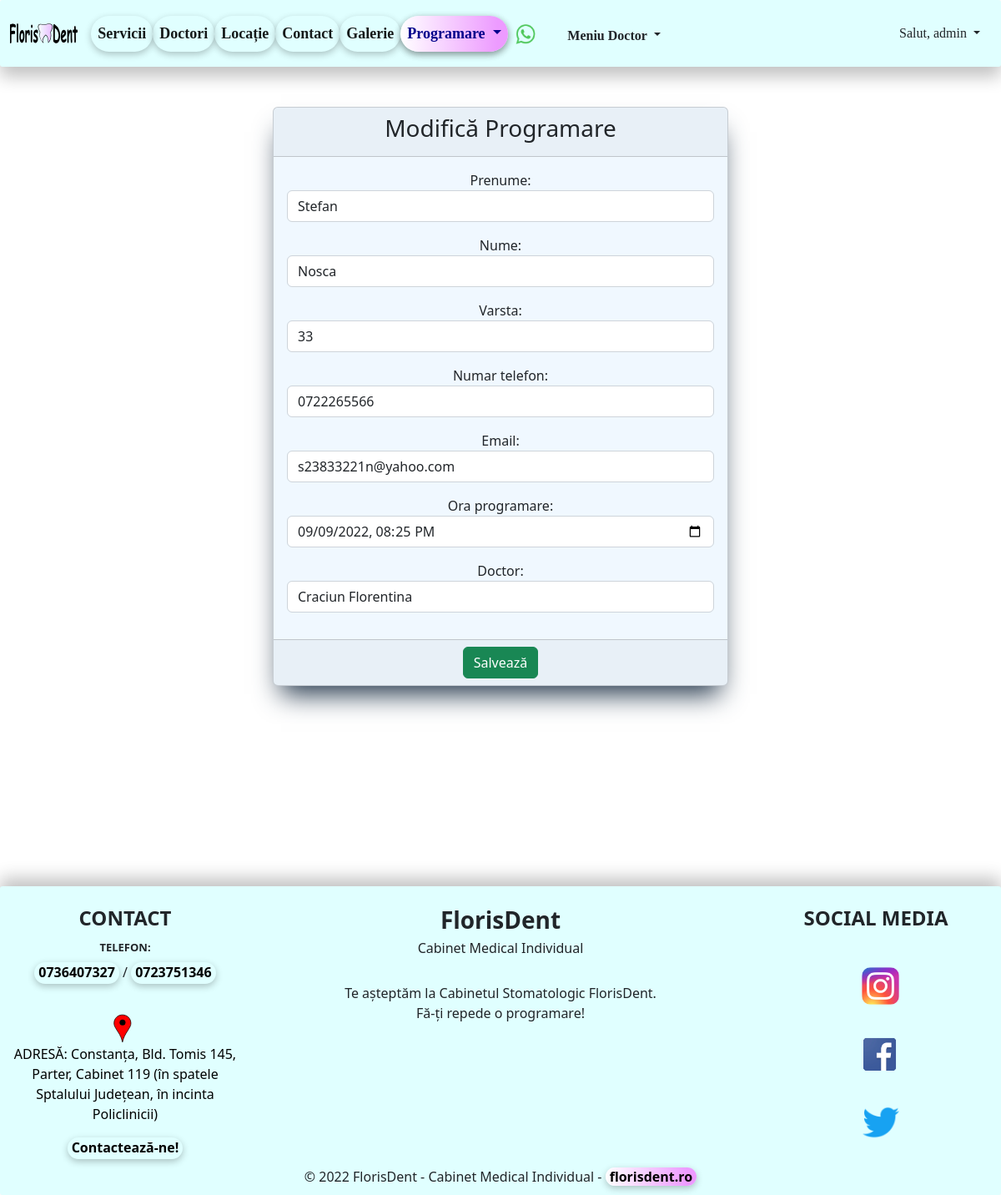
The page /update_programare/33/ (signed in) on the database as committed earlier.
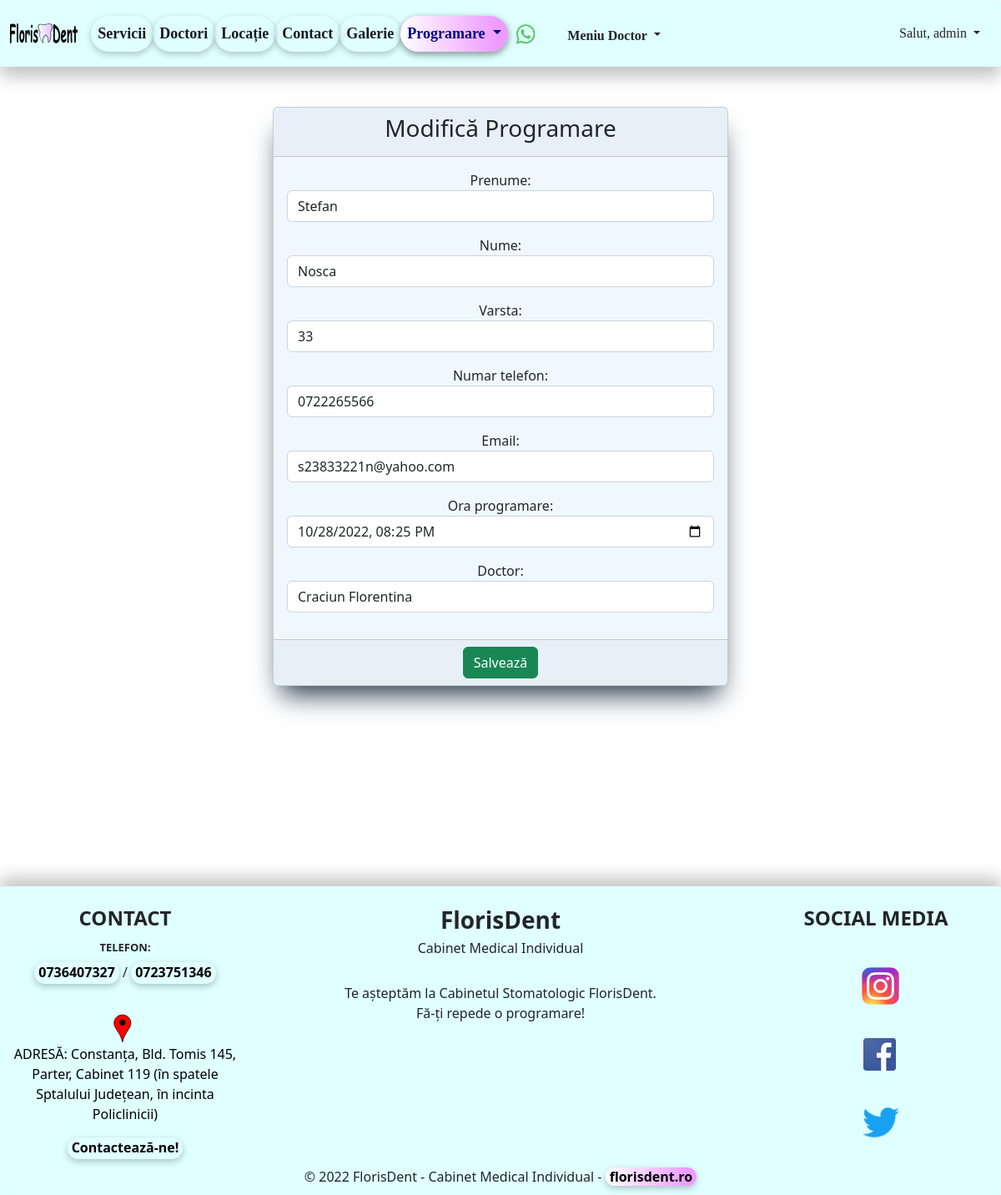
The same page on the database as committed later.
### programari/models.py (models this page shows, shortened)
class Programari(models.Model):
    prenume = models.CharField(max_length=30)
    nume = models.CharField(max_length=30)
    varsta = models.IntegerField()
    numar_telefon = models.CharField(blank=True, max_length=20)
    email = models.EmailField(blank=True, max_length=50)
    ora_programare = models.DateTimeField()
    doctor = models.ForeignKey(Doctor, on_delete=models.CASCADE, null=True)
    active = models.BooleanField(default=True)
    created_at = models.DateTimeField(auto_now_add=True)
    updated_at = models.DateTimeField(auto_now=True)

### programari/views.py (the view, shortened to what this page needs)
# urls.py: path('update_programare/<int:pk>/', views.ProgramariUpdateView.as_view(), name='update-programare'),
class ProgramariUpdateView(LoginRequiredMixin, UpdateView):
    template_name = 'programari/update_programare.html'
    model = Programari
    form_class = ProgramariForm
    success_url = reverse_lazy('list-of-programari')

### programari/forms.py
class ProgramariForm(forms.ModelForm):
    class Meta:
        model = Programari
        fields = ['prenume', 'nume', 'varsta', 'numar_telefon', 'email', 'ora_programare', 'doctor']
        widgets = {
            'prenume': TextInput(attrs={'placeholder': 'Introduceți prenumele... (obligatoriu)', 'class': 'form-control'}),
            'nume': TextInput(attrs={'placeholder': 'Introduceți numele...(obligatoriu)', 'class': 'form-control'}),
            'varsta': TextInput(attrs={'placeholder': 'Introduceți vârsta...(obligatoriu)', 'class': 'form-control'}),
            'numar_telefon': TextInput(attrs={'placeholder': 'Introduceți numarul de telefon...', 'class': 'form-control'}),
            'email': EmailInput(attrs={'placeholder': 'Introduceți adresa de email...', 'class': 'form-control'}),
            'ora_programare': DateTimeInput(attrs={'class': 'form-control', 'type': 'datetime-local'}),
            'doctor': Select(attrs={'class': 'form-control'})
        }

### doctori/models.py (called while the page is built)
    def __str__(self):
        return f'{self.nume_doctor}'

### templates/programari/update_programare.html (shortened to what this page needs)
{% extends 'base.html' %}
{% block content %}
    <div class="container text-center">
        <div class="row">
            <div class="col-md-6 offset-md-3">
                <div class="card" style="box-shadow: rgb(38, 57, 77) 0px 20px 30px -10px; background-color: aliceblue">
                    <div class="card-header">
                        <h3 class="text-center">Modifică Programare</h3>
                    </div>
                    <form method="post" enctype="multipart/form-data">
                        <div class="card-body">
                            {{ form.as_p }}
                        </div>
                        <div class="card-footer text-center">
                            <button type="submit" class="btn btn-success">Salvează</button>
                        </div>
                    </form>
                </div>
                <br><br>
            </div>
        </div>
    </div>
{% endblock %}

Rows that differ between the two databases and show on the page:
changed Programari "Stefan": ora_programare "09/09/2022 20:25" → "10/28/2022 20:25"
